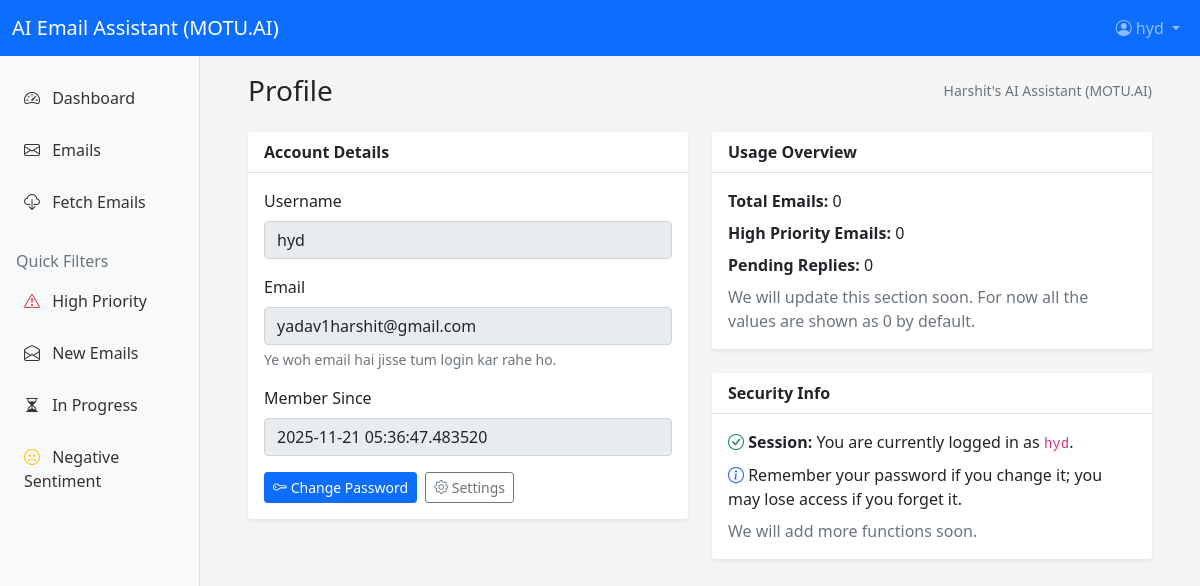
Page /auth/profile (signed in) on the committed database.
### app/models.py (models this page shows, shortened)
class User(UserMixin, db.Model):
    __tablename__ = 'users'
    id = db.Column(db.Integer, primary_key=True)
    email = db.Column(db.String(120), unique=True, nullable=False, index=True)
    username = db.Column(db.String(80), unique=True, nullable=False)
    password_hash = db.Column(db.String(255), nullable=False)
    is_active = db.Column(db.Boolean, default=True)
    is_admin = db.Column(db.Boolean, default=False)
    created_at = db.Column(db.DateTime, default=datetime.utcnow)
    last_login = db.Column(db.DateTime)
    emails = db.relationship('Email', backref='user', lazy='dynamic')
    ai_usage = db.relationship('AIModelUsage', backref='user', lazy='dynamic')

### app/auth/routes.py (the view)
@bp.route('/profile')
@login_required
def profile():
    return render_template('auth/profile.html', title='Profile', user=current_user)

### app/models.py (called while the page is built)
@login_manager.user_loader
def load_user(user_id):
    return User.query.get(int(user_id))

### app/templates/auth/profile.html (shortened to what this page needs)
{% extends "base.html" %}
{% block content %}
<div class="container-fluid">
    <div class="d-flex justify-content-between align-items-center mb-4">
        <h1 class="h3 mb-0">Profile</h1>
        <span class="text-muted small">Harshit's AI Assistant (MOTU.AI)</span>
    </div>
    <div class="row">
        <div class="col-lg-6 mb-4">
            <div class="card">
                <div class="card-header">
                    Account Details
                </div>
                <div class="card-body">
                    <form>
                        <div class="mb-3">
                            <label class="form-label">Username</label>
                            <input type="text"
                                   class="form-control"
                                   value="{{ user.username if user else current_user.username }}"
                                   disabled>
                        </div>
                        <div class="mb-3">
                            <label class="form-label">Email</label>
                            <input type="email"
                                   class="form-control"
                                   value="{{ user.email if user else current_user.email }}"
                                   disabled>
                            <div class="form-text">
                                Ye woh email hai jisse tum login kar rahe ho.
                            </div>
                        </div>
                        <div class="mb-3">
                            <label class="form-label">Member Since</label>
                            <input type="text"
                                   class="form-control"
                                   value="{{ (user.created_at if user else current_user.created_at)|default('N/A') }}"
                                   disabled>
                        </div>
                        <div class="d-flex gap-2">
                            <a href="{{ url_for('auth.change_password') }}"
                               class="btn btn-primary btn-sm">
                                <i class="bi bi-key"></i> Change Password
                            </a>
                            <a href="{{ url_for('main.settings') }}"
                               class="btn btn-outline-secondary btn-sm">
                                <i class="bi bi-gear"></i> Settings
                            </a>
                        </div>
                    </form>
                </div>
            </div>
        </div>
        <div class="col-lg-6 mb-4">
            <div class="card mb-4">
                <div class="card-header">
                    Usage Overview
                </div>
                <div class="card-body">
                    <p class="mb-2">
                        <strong>Total Emails:</strong> {{ total_emails if total_emails is defined else '0' }}
                    </p>
                    <p class="mb-2">
                        <strong>High Priority Emails:</strong> {{ high_priority_emails if high_priority_emails is defined else '0' }}
                    </p>
                    <p class="mb-2">
                        <strong>Pending Replies:</strong> {{ pending_replies if pending_replies is defined else '0' }}
                    </p>
                    <p class="text-muted mb-0">
                        We will update this section soon. For now all the values are shown as 0 by default.
                    </p>
                </div>
            </div>
            <div class="card">
                <div class="card-header">
                    Security Info
                </div>
                <div class="card-body">
                    <ul class="list-unstyled mb-0">
                        <li class="mb-2">
                            <i class="bi bi-check-circle text-success"></i>
                            <strong>Session:</strong> You are currently logged in as
                            <code>{{ user.username if user else current_user.username }}</code>.
                        </li>
                        <li class="mb-2">
                            <i class="bi bi-info-circle text-primary"></i>
                            Remember your password if you change it; you may lose access if you forget it.
                        </li>
                        <li class="mb-0 text-muted">
                            We will add more functions soon.
                        </li>
                    </ul>
                </div>
            </div>
        </div>
    </div>
</div>
{% endblock %}

### app/templates/partials/_navbar.html (shortened to what this page needs)
<nav class="navbar navbar-expand-lg navbar-dark bg-primary fixed-top">
    <div class="container-fluid">
        <a class="navbar-brand" href="{{ url_for('main.index') }}">
             AI Email Assistant (MOTU.AI)
        </a>
        <div class="collapse navbar-collapse" id="navbarNav">
            <ul class="navbar-nav ms-auto">
                {% if current_user.is_authenticated %}
                    <li class="nav-item dropdown">
                        <a class="nav-link dropdown-toggle" href="#" id="navbarDropdown" role="button" data-bs-toggle="dropdown">
                            <i class="bi bi-person-circle"></i> {{ current_user.username }}
                        </a>
                    </li>
                {% endif %}
            </ul>
        </div>
    </div>
</nav>

### app/static/css/main.css (style rules this page uses)
:root { --primary-color: #0d6efd; --secondary-color: #6c757d; --success-color: #198754; --danger-color: #dc3545; --warning-color: #ffc107; --info-color: #0dcaf0; --light-color: #f8f9fa; --dark-color: #212529; }
body { padding-top: 50px; }
body { font-family: 'Segoe UI', Tahoma, Geneva, Verdana, sans-serif; background-color: #f5f5f5; }
.card { border: none; box-shadow: 0 0.125rem 0.25rem rgba(0, 0, 0, 0.075); transition: box-shadow 0.3s ease; }
.card-header { background-color: #fff; border-bottom: 1px solid rgba(0, 0, 0, 0.125); font-weight: 600; }
.card { animation: fadeInUp 0.3s ease-out; }
.navbar, .navbar-nav, .nav-item { overflow: visible !important; }

### rows in the picture
User: username "hyd", email "yadav1harshit@gmail.com", created_at "2025-11-21 05:36:47.483520"

### other values in the picture
{{ total_emails if total_emails is defined else '0' }} "0"
{{ high_priority_emails if high_priority_emails is defined else '0' }} "0"
{{ pending_replies if pending_replies is defined else '0' }} "0"
